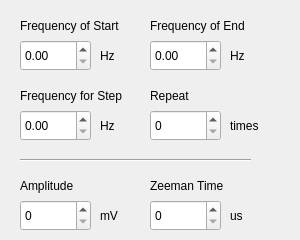
    <widget class="QWidget" name="tab_4">
     <attribute name="title">
      <string>Zeeman Scan</string>
     </attribute>
     <widget class="QLabel" name="label_19">
      <property name="geometry">
       <rect>
        <x>230</x>
        <y>110</y>
        <width>41</width>
        <height>31</height>
       </rect>
      </property>
      <property name="font">
       <font>
        <family>Arial</family>
        <pointsize>9</pointsize>
        <weight>50</weight>
        <bold>false</bold>
        <strikeout>false</strikeout>
       </font>
      </property>
      <property name="text">
       <string>times</string>
      </property>
     </widget>
     <widget class="QSpinBox" name="spinBox_zeemanrepeat">
      <property name="geometry">
       <rect>
        <x>20</x>
        <y>200</y>
        <width>71</width>
        <height>31</height>
       </rect>
      </property>
      <property name="font">
       <font>
        <family>Arial</family>
        <pointsize>9</pointsize>
        <weight>50</weight>
        <bold>false</bold>
        <strikeout>false</strikeout>
       </font>
      </property>
     </widget>
     <widget class="QLabel" name="label_12">
      <property name="geometry">
       <rect>
        <x>100</x>
        <y>110</y>
        <width>31</width>
        <height>31</height>
       </rect>
      </property>
      <property name="font">
       <font>
        <family>Arial</family>
        <pointsize>9</pointsize>
        <weight>50</weight>
        <bold>false</bold>
        <strikeout>false</strikeout>
       </font>
      </property>
      <property name="text">
       <string>Hz</string>
      </property>
     </widget>
     <widget class="QLabel" name="label_13">
      <property name="geometry">
       <rect>
        <x>150</x>
        <y>80</y>
        <width>91</width>
        <height>31</height>
       </rect>
      </property>
      <property name="font">
       <font>
        <family>Arial</family>
        <pointsize>9</pointsize>
        <weight>50</weight>
        <bold>false</bold>
        <strikeout>false</strikeout>
       </font>
      </property>
      <property name="text">
       <string>Repeat</string>
      </property>
     </widget>
     <widget class="QLabel" name="label_15">
      <property name="geometry">
       <rect>
        <x>20</x>
        <y>80</y>
        <width>141</width>
        <height>31</height>
       </rect>
      </property>
      <property name="font">
       <font>
        <family>Arial</family>
        <pointsize>9</pointsize>
        <weight>50</weight>
        <bold>false</bold>
        <strikeout>false</strikeout>
       </font>
      </property>
      <property name="text">
       <string>Frequency for Step</string>
      </property>
     </widget>
     <widget class="QDoubleSpinBox" name="doubleSpinBox_zeemanend">
      <property name="geometry">
       <rect>
        <x>150</x>
        <y>40</y>
        <width>71</width>
        <height>31</height>
       </rect>
      </property>
      <property name="font">
       <font>
        <family>Arial</family>
        <pointsize>9</pointsize>
        <weight>50</weight>
        <bold>false</bold>
        <strikeout>false</strikeout>
       </font>
      </property>
      <property name="layoutDirection">
       <enum>Qt::LeftToRight</enum>
      </property>
      <property name="alignment">
       <set>Qt::AlignLeading|Qt::AlignLeft|Qt::AlignVCenter</set>
      </property>
      <property name="maximum">
       <double>999999.989999999990687</double>
      </property>
     </widget>
     <widget class="QDoubleSpinBox" name="doubleSpinBox_zeemanstep">
      <property name="geometry">
       <rect>
        <x>20</x>
        <y>110</y>
        <width>71</width>
        <height>31</height>
       </rect>
      </property>
      <property name="font">
       <font>
        <family>Arial</family>
        <pointsize>9</pointsize>
        <weight>50</weight>
        <bold>false</bold>
        <strikeout>false</strikeout>
       </font>
      </property>
      <property name="layoutDirection">
       <enum>Qt::LeftToRight</enum>
      </property>
      <property name="alignment">
       <set>Qt::AlignLeading|Qt::AlignLeft|Qt::AlignVCenter</set>
      </property>
      <property name="maximum">
       <double>999999.989999999990687</double>
      </property>
     </widget>
     <widget class="QLabel" name="label_14">
      <property name="geometry">
       <rect>
        <x>150</x>
        <y>10</y>
        <width>131</width>
        <height>31</height>
       </rect>
      </property>
      <property name="font">
       <font>
        <family>Arial</family>
        <pointsize>9</pointsize>
        <weight>50</weight>
        <bold>false</bold>
        <strikeout>false</strikeout>
       </font>
      </property>
      <property name="text">
       <string>Frequency of End</string>
      </property>
     </widget>
     <widget class="QDoubleSpinBox" name="doubleSpinBox_zeemanstart">
      <property name="geometry">
       <rect>
        <x>20</x>
        <y>40</y>
        <width>71</width>
        <height>31</height>
       </rect>
      </property>
      <property name="font">
       <font>
        <family>Arial</family>
        <pointsize>9</pointsize>
        <weight>50</weight>
        <bold>false</bold>
        <strikeout>false</strikeout>
       </font>
      </property>
      <property name="layoutDirection">
       <enum>Qt::LeftToRight</enum>
      </property>
      <property name="alignment">
       <set>Qt::AlignLeading|Qt::AlignLeft|Qt::AlignVCenter</set>
      </property>
      <property name="maximum">
       <double>999999.989999999990687</double>
      </property>
     </widget>
     <widget class="QLabel" name="label_16">
      <property name="geometry">
       <rect>
        <x>100</x>
        <y>40</y>
        <width>31</width>
        <height>31</height>
       </rect>
      </property>
      <property name="font">
       <font>
        <family>Arial</family>
        <pointsize>9</pointsize>
        <weight>50</weight>
        <bold>false</bold>
        <strikeout>false</strikeout>
       </font>
      </property>
      <property name="text">
       <string>Hz</string>
      </property>
     </widget>
     <widget class="QLabel" name="label_17">
      <property name="geometry">
       <rect>
        <x>230</x>
        <y>40</y>
        <width>31</width>
        <height>31</height>
       </rect>
      </property>
      <property name="font">
       <font>
        <family>Arial</family>
        <pointsize>9</pointsize>
        <weight>50</weight>
        <bold>false</bold>
        <strikeout>false</strikeout>
       </font>
      </property>
      <property name="text">
       <string>Hz</string>
      </property>
     </widget>
     <widget class="QLabel" name="label_11">
      <property name="geometry">
       <rect>
        <x>20</x>
        <y>10</y>
        <width>131</width>
        <height>31</height>
       </rect>
      </property>
      <property name="font">
       <font>
        <family>Arial</family>
        <pointsize>9</pointsize>
        <weight>50</weight>
        <bold>false</bold>
        <strikeout>false</strikeout>
       </font>
      </property>
      <property name="text">
       <string>Frequency of Start</string>
      </property>
     </widget>
     <widget class="QSpinBox" name="spinBox_zeemanrepeat_2">
      <property name="geometry">
       <rect>
        <x>150</x>
        <y>110</y>
        <width>71</width>
        <height>31</height>
       </rect>
      </property>
      <property name="font">
       <font>
        <family>Arial</family>
        <pointsize>9</pointsize>
        <weight>50</weight>
        <bold>false</bold>
        <strikeout>false</strikeout>
       </font>
      </property>
     </widget>
     <widget class="QSpinBox" name="spinBox_zeemanrepeat_3">
      <property name="geometry">
       <rect>
        <x>150</x>
        <y>200</y>
        <width>71</width>
        <height>31</height>
       </rect>
      </property>
      <property name="font">
       <font>
        <family>Arial</family>
        <pointsize>9</pointsize>
        <weight>50</weight>
        <bold>false</bold>
        <strikeout>false</strikeout>
       </font>
      </property>
     </widget>
     <widget class="Line" name="line_8">
      <property name="geometry">
       <rect>
        <x>20</x>
        <y>150</y>
        <width>231</width>
        <height>20</height>
       </rect>
      </property>
      <property name="orientation">
       <enum>Qt::Horizontal</enum>
      </property>
     </widget>
     <widget class="QLabel" name="label_24">
      <property name="geometry">
       <rect>
        <x>20</x>
        <y>170</y>
        <width>141</width>
        <height>31</height>
       </rect>
      </property>
      <property name="font">
       <font>
        <family>Arial</family>
        <pointsize>9</pointsize>
        <weight>50</weight>
        <bold>false</bold>
        <strikeout>false</strikeout>
       </font>
      </property>
      <property name="text">
       <string>Amplitude</string>
      </property>
     </widget>
     <widget class="QLabel" name="label_25">
      <property name="geometry">
       <rect>
        <x>150</x>
        <y>170</y>
        <width>141</width>
        <height>31</height>
       </rect>
      </property>
      <property name="font">
       <font>
        <family>Arial</family>
        <pointsize>9</pointsize>
        <weight>50</weight>
        <bold>false</bold>
        <strikeout>false</strikeout>
       </font>
      </property>
      <property name="text">
       <string>Zeeman Time</string>
      </property>
     </widget>
     <widget class="QLabel" name="label_26">
      <property name="geometry">
       <rect>
        <x>100</x>
        <y>200</y>
        <width>31</width>
        <height>31</height>
       </rect>
      </property>
      <property name="font">
       <font>
        <family>Arial</family>
        <pointsize>9</pointsize>
        <weight>50</weight>
        <bold>false</bold>
        <strikeout>false</strikeout>
       </font>
      </property>
      <property name="text">
       <string>mV</string>
      </property>
     </widget>
     <widget class="QLabel" name="label_42">
      <property name="geometry">
       <rect>
        <x>230</x>
        <y>200</y>
        <width>31</width>
        <height>31</height>
       </rect>
      </property>
      <property name="font">
       <font>
        <family>Arial</family>
        <pointsize>9</pointsize>
        <weight>50</weight>
        <bold>false</bold>
        <strikeout>false</strikeout>
       </font>
      </property>
      <property name="text">
       <string>us</string>
      </property>
     </widget>
    </widget>
